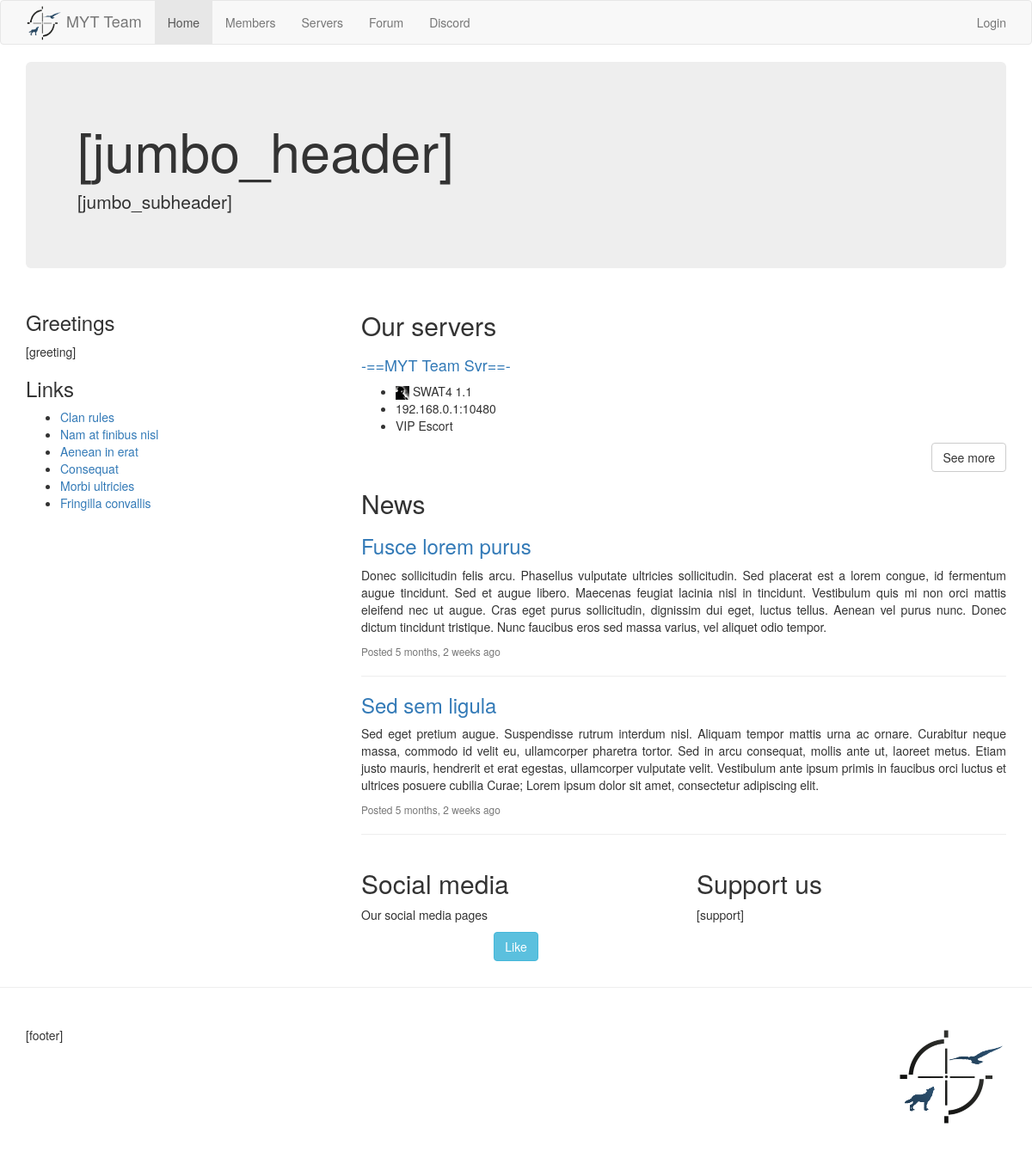
The app's page /, older data.
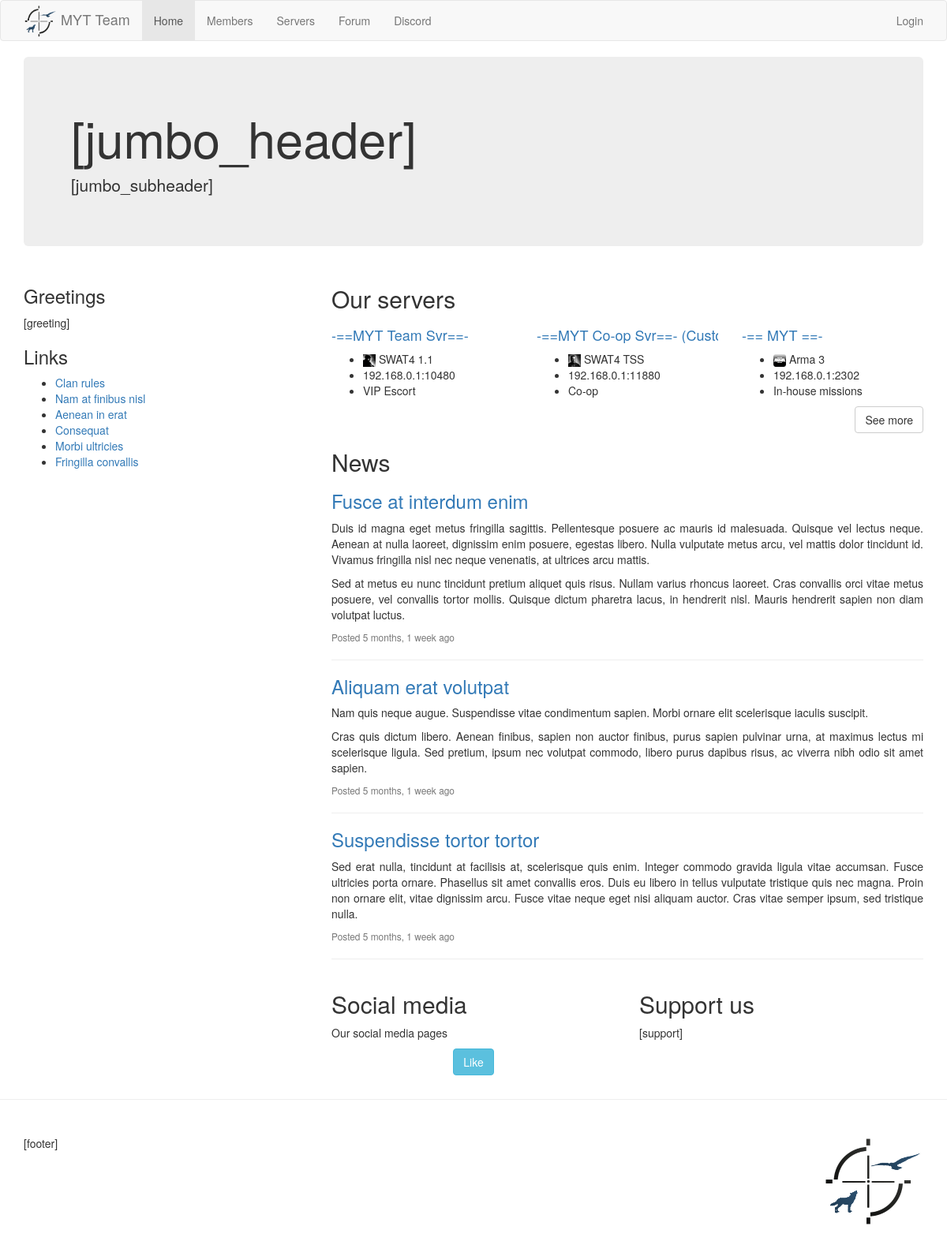
The same page, newer data.
### homepage/models.py (models this page shows, shortened)
class Server(models.Model):
	name = models.CharField(max_length=50)
	ip = models.GenericIPAddressField("IP address")
	game_port = models.PositiveIntegerField()
	is_active = models.BooleanField(default=True, help_text="Inactive servers aren't displayed")
	is_public = models.BooleanField(default=True, help_text="Is the server public or passworded")
	game = models.ForeignKey("homepage.Game", on_delete=models.PROTECT)
	value = models.IntegerField(default=0, help_text="Used for sorting; greater value -> higher on the list")
	is_featured = models.BooleanField("feature on front page", default=False, help_text="If there are too many or too few servers marked as featured, 'value' will be the deciding factor")
	gamemode = models.CharField(max_length=20, help_text="Dominant gamemode or a brief description of the server")
	query_enabled = models.BooleanField("show server status", default=False)
	query_type = models.CharField(max_length=100, null=True, blank=True)
	query_port = models.PositiveIntegerField(null=True, blank=True)
	query_username = models.CharField(max_length=100, null=True, blank=True)
	query_password = models.CharField(max_length=100, null=True, blank=True)
	objects = ServerManager()

class Game(models.Model):
	title = models.CharField(max_length=20, help_text="Game title including its version")
	icon = models.FilePathField(path=settings.MEDIA_ROOT+"game_icons/", allow_files=True, blank=True, null=True)
	is_supported = models.BooleanField(default=True, help_text="Is this game currently supported")
	objects = GameManager()
	def icon_url(self):
		if self.icon:
			return settings.MEDIA_URL+"game_icons/"+os.path.basename(self.icon)
		return ""

class News(models.Model):
	title = models.CharField(max_length=150)
	body = models.TextField()
	date_written = models.DateTimeField(auto_now_add=True)
	date_modified = models.DateTimeField(auto_now=True)
	is_sticky = models.BooleanField("pin at the top", default=False)
	is_draft = models.BooleanField("save as draft", default=False)
	objects = NewsManager()
	class Meta:
		verbose_name_plural = "news"

### homepage/views.py (the view)
# urls.py: url(r'^$', views.index, name="index"),
def index(request):
	return render(request, 'homepage/index.html', merge_dicts(get_common_context(), {
		'featured_servers': Server.objects.featured()[:3],
		'social_media': Setting.fetch_setting('social_media', '[social_media]'),
		'support': Setting.fetch_setting('support', '[support]'),
		'jumbo_header': Setting.fetch_setting('jumbo_header', '[jumbo_header]'),
		'jumbo_subheader': Setting.fetch_setting('jumbo_subheader', '[jumbo_subheader]'),
		'greeting': Setting.fetch_setting('greeting', '[greeting]'),
		'latest_news': News.objects.latest(3),
	}))

### homepage/models.py (called while the page is built)
	def get_queryset(self, *args, **kwargs):
		return super(PlayerManager, self).get_queryset().order_by("user__username")

	def members(self):
		return self.get_queryset().filter(is_member=True)

	def new_members(self, period=30):
		return self.members().filter(date_joined__gte=timezone.now()-datetime.timedelta(days=period))

	def get_queryset(self, *args, **kwargs):
		return super(ServerManager, self).get_queryset().order_by("-value", "game", "name")

	def active(self):
		return self.get_queryset().filter(is_active=True)

	def featured(self):
		return self.active().order_by("-is_featured", "-value", "game", "name")

	def get_queryset(self, *args, **kwargs):
		return super(NewsManager, self).get_queryset().order_by("-is_sticky", "-date_written")

	def public(self):
		return self.get_queryset().filter(is_draft=False)

	def latest(self, count=5):
		return self.public()[:count]

	@staticmethod
	def fetch_setting(key, default=""):
		try:
			setting = Setting.objects.get(key=key)
		except Setting.DoesNotExist:
			return default
		if setting.value:
			return setting.value
		else:
			return default

### homepage/templates/homepage/index.html (shortened to what this page needs)
{% extends "homepage/base.html" %}
{% load static %}
{% block content %}
	<div class="jumbotron">
		<h1>{{jumbo_header|default:"[jumbo_header]"|safe}}</h1>
		<p>{{jumbo_subheader|default:"[jumbo_subheader]"|safe}}</p>
	</div>
	<div class="row">
		<div class="col-md-4">
			<section>
				<h3>Greetings</h3>
				{{greeting|default:"[greeting]"|safe}}
			</section>
			<section>
				<h3>Links</h3>
				{{links|default:"[links]"|safe}}
			</section>
		</div>
		<div class="col-md-8">
			<section>
				<h2>Our servers</h2>
				{% if featured_servers %}
				<div class="row">
					{% for server in featured_servers %}
					<div class="col-sm-4">
						<h4 {% if server.name|length > 20 %}data-toggle="tooltip"{% endif %} title="{{server.name}}" style="white-space: nowrap; overflow: hidden;"><a href="{% url 'homepage:server' server.pk %}">{{server.name}}</a></h4>
						<ul>
							<li>
								{% include 'homepage/includes/game_icon.html' with game=server.game %} {{server.game.title}}
							</li>
							<li>{{server.ip}}:{{server.game_port}}</li>
							<li>{{server.gamemode}}</li>
						</ul>
					</div>
					{% endfor %}
				</div>
				<div style="text-align: right">
					<a href="{% url 'homepage:servers'%}" class="btn btn-default">See more</a>
				</div>
				{% else %}
				<p>There are no servers available.</p>
				{% endif %}
			</section>
			<section>
				<h2>News</h2>
				{% for news in latest_news %}
				<article>
					<header>
						<h3>
							<a href="{% url 'homepage:news' news.pk %}">{{news.title}}</a>
						</h3>
					</header>
					{{news.body|safe}}
					<footer>
						<p class="text-muted small">
							Posted {{news.date_written|timesince}} ago
						</p>
					</footer>
				</article>
				<hr>
				{% empty %}
				<p>There are no news to display.</p>
				{% endfor %}
			</section>
			<div class="row">
				<div class="col-sm-6">
					{% if social_media %}
					<section>
						<h2>Social media</h2>
						{{social_media|safe}}
					</section>
					{% endif %}
				</div>
				<div class="col-sm-6">
					{% if support %}
					<section>
						<h2>Support us</h2>
						{{support|safe}}
					</section>
					{% endif %}
				</div>
			</div>
		</div>
	</div>
{% endblock %}

### homepage/templates/homepage/includes/game_icon.html
{% load static %}{% if game %}<img src="{% if game.icon %}{{game.icon_url}}{% else %}{% static 'img/unknown_game.gif' %}{% endif %}" alt="" class="{{img_class|default:'small-game-icon'}}">{% endif %}

Row changes from the older to the newer data that the page shows:
no longer on this page (row edited): News: title "Fusce lorem purus", body "Donec sollicitudin felis arcu. Phasellus vulputate ultricies sollicitudin. Sed placerat est a lorem congue, id fermentum augue tincidunt. Sed et augue libero. Maecenas feugiat lacinia nisl in tincidunt. Vestibulum quis mi non orci mattis eleifend nec ut augue. Cras eget purus sollicitudin, dignissim dui eget, luctus tellus. Aenean vel purus nunc. Donec dictum tincidunt tristique. Nunc faucibus eros sed massa varius, vel aliquet odio tempor.", date_written "5 months, 2 weeks"
no longer on this page (row unchanged): News: title "Sed sem ligula", body "Sed eget pretium augue. Suspendisse rutrum interdum nisl. Aliquam tempor mattis urna ac ornare. Curabitur neque massa, commodo id velit eu, ullamcorper pharetra tortor. Sed in arcu consequat, mollis ante ut, laoreet metus. Etiam justo mauris, hendrerit et erat egestas, ullamcorper vulputate velit. Vestibulum ante ipsum primis in faucibus orci luctus et ultrices posuere cubilia Curae; Lorem ipsum dolor sit amet, consectetur adipiscing elit.", date_written "5 months, 2 weeks"
changed through a linked row, Server "-==MYT Team Svr==-": icon: a different picture
added Server: name "-==MYT Co-op Svr==-…", icon (picture), game "SWAT4 TSS", ip "192.168.0.1", game_port "11880", gamemode "Co-op"
added Server: name "-== MYT ==-", icon (picture), game "Arma 3", ip "192.168.0.1", game_port "2302", gamemode "In-house missions"
added News: title "Fusce at interdum enim", body "Duis id magna eget metus fringilla sagittis. Pellentesque posuere ac mauris id malesuada. Quisque vel lectus neque. Aenean at nulla laoreet, dignissim enim posuere, egestas libero. Nulla vulputate metus arcu, vel mattis dolor tincidunt id. Vivamus fringilla nisl nec neque venenatis, at ultrices arcu mattis. Sed at metus eu nunc tincidunt pretium aliquet quis risus. Nullam varius rhoncus laoreet. Cras convallis orci vitae metus posuere, vel convallis tortor mollis. Quisque dictum pharetra lacus, in hendrerit nisl. Mauris hendrerit sapien non diam volutpat luctus.", date_written "5 months, 1 week"
added News: title "Aliquam erat volutpat", body "Nam quis neque augue. Suspendisse vitae condimentum sapien. Morbi ornare elit scelerisque iaculis suscipit. Cras quis dictum libero. Aenean finibus, sapien non auctor finibus, purus sapien pulvinar urna, at maximus lectus mi scelerisque ligula. Sed pretium, ipsum nec volutpat commodo, libero purus dapibus risus, ac viverra nibh odio sit amet sapien.", date_written "5 months, 1 week"
added News: title "Suspendisse tortor tortor", body "Sed erat nulla, tincidunt at facilisis at, scelerisque quis enim. Integer commodo gravida ligula vitae accumsan. Fusce ultricies porta ornare. Phasellus sit amet convallis eros. Duis eu libero in tellus vulputate tristique quis nec magna. Proin non ornare elit, vitae dignissim arcu. Fusce vitae neque eget nisi aliquam auctor. Cras vitae semper ipsum, sed tristique nulla.", date_written "5 months, 1 week"
